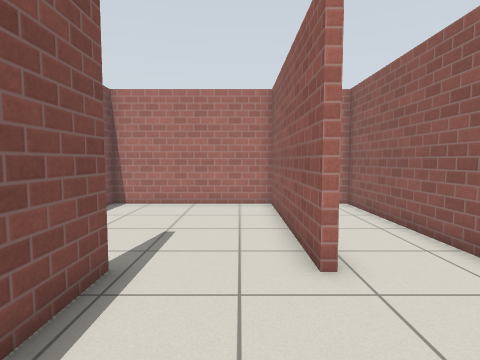
view 1 (above)

13 first-person views from a walk through a Gazebo world. The camera is 0.97 m above the floor, tilts 4° down and sees 80° across. The floor is counted in squares, 0.5 m on a side. Each view is taken from the middle of a square. On the plan, view 1 faces up. The plan holds only what a view shows up to about 16 squares ahead; the rest is blank. The robots in the file are not drawn. Simple patterns stand in for the simulator's built-in surfaces.

view 2
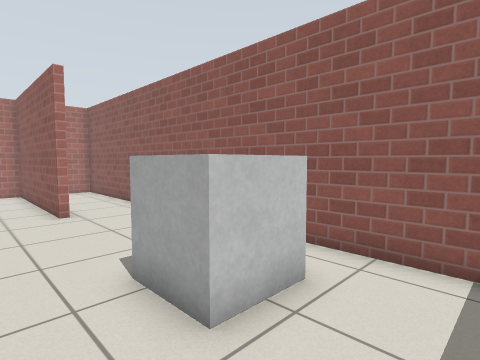

view 3
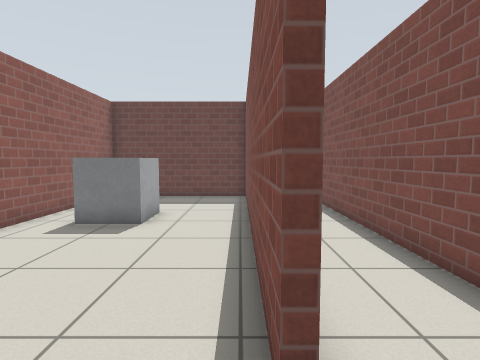

view 4
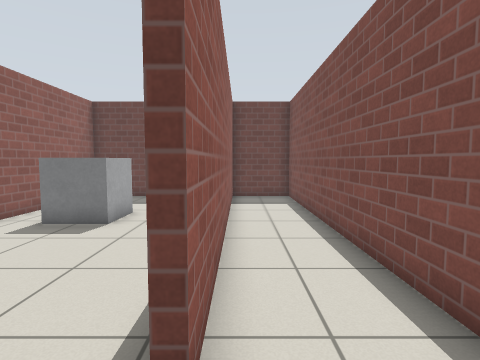

view 5
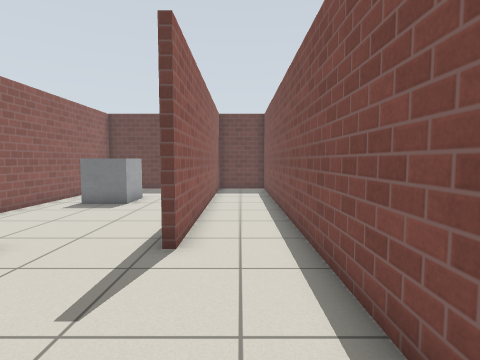

view 6
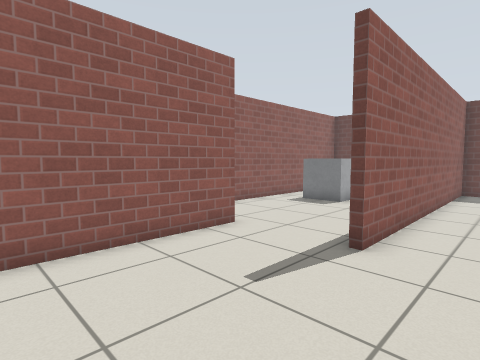

view 7
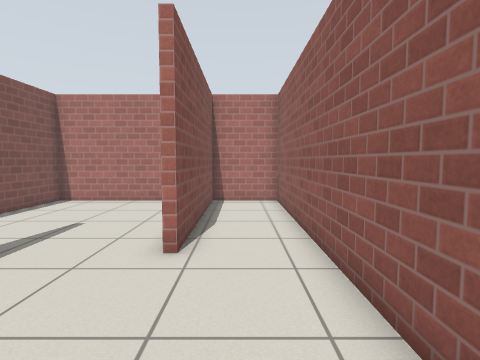

view 8
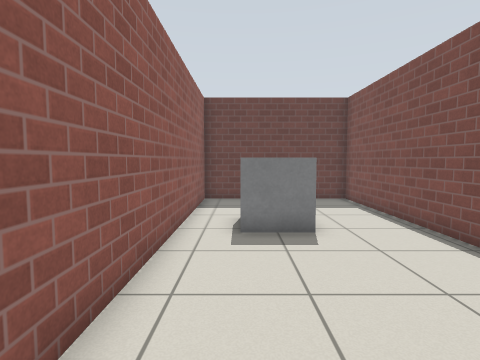

view 9
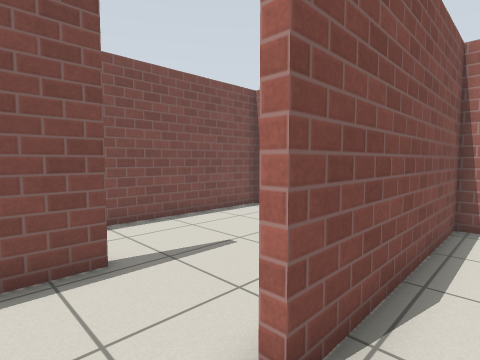

view 10
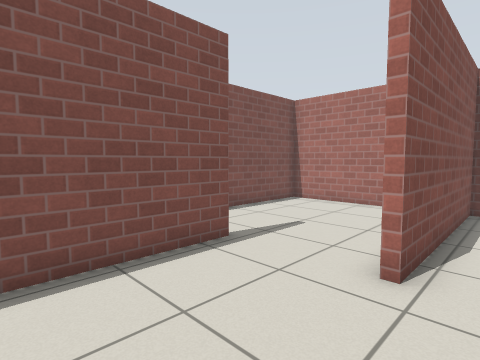

view 11
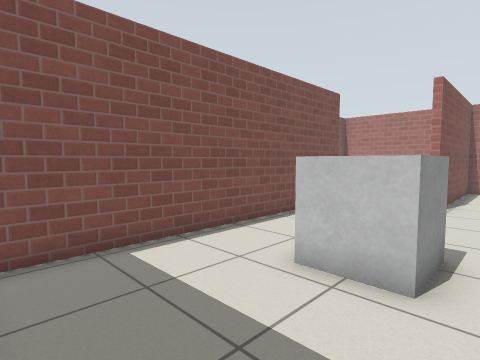

view 12
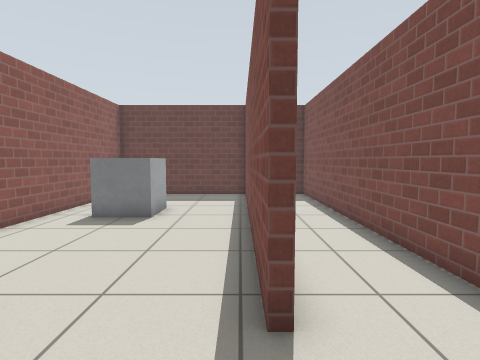

view 13
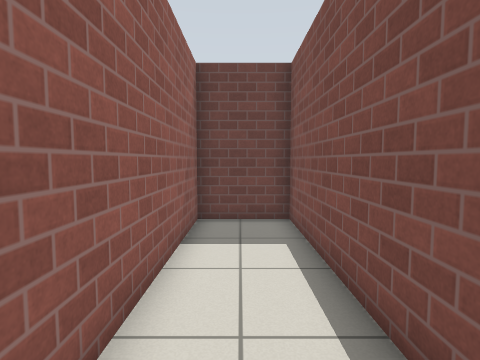

### Floor plan
Points are (right, up) in squares from view 1. A wall is a line through its corners. A room is listed if a view was taken in it or the views show most of it. See-through windows are left out.
Room 1 (views 1, 2, 7, 8, 9, 10, 11)
walls: (-2.3, 5) (-2.3, -8.3) (4.8, -8.3) (4.8, 12.6) (1.7, 12.6) (1.7, 4.8)
ways out: opening at (0, 4) to room 2
objects: grey box (1, -3) to (3, -2)
Room 2 (views 3, 4, 5, 6, 12, 13)
walls: (1.4, 4.8) (1.4, 12.6) (-5.6, 12.6) (-5.6, -8.3) (-2.6, -8.3) (-2.6, 5)
ways out: opening at (0, 4) to room 1

Positions as (right, up) in squares from view 1, and headings:
1: (0, 0), facing up
2: (-1, -6), facing up-right
3: (-2, 7), facing down
4: (-3, 7), facing down
5: (-4, 11), facing down
6: (-5, 11), facing down-right
7: (3, -1), facing up
8: (3, 6), facing down
9: (3, 3), facing up-left
10: (3, 0), facing up-left
11: (4, -8), facing up-left
12: (-2, 8), facing down
13: (-4, 1), facing down
